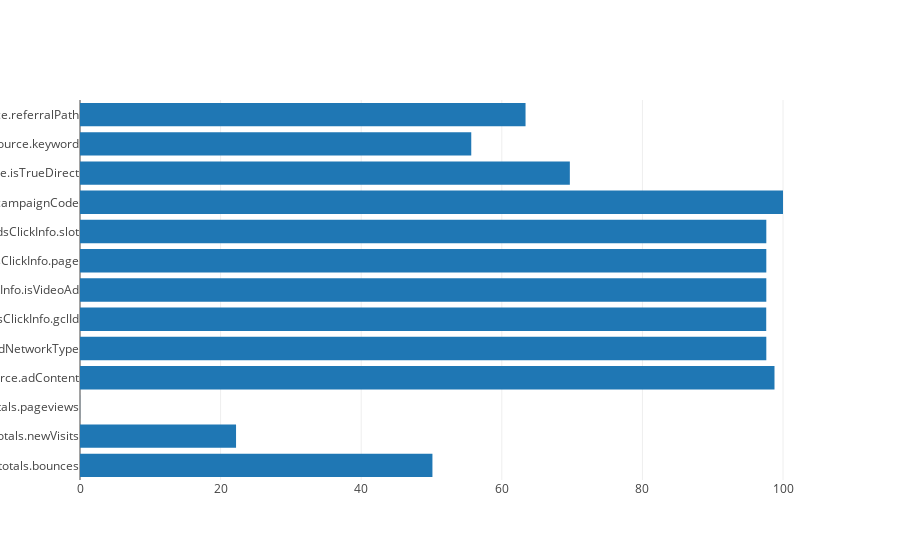

Notebook source saved alongside this figure:
### Code cell
null_values = train_df.isna().sum(axis = 0).reset_index()
null_values = null_values[null_values[0] > 50]
null_chart = [go.Bar(y = null_values['index'],x = null_values[0]*100/len(train_df), orientation = 'h')]
py.iplot(null_chart)

### Figure 1 — Plotly figure (JSON) as saved in the notebook; plotly's stock layout.template omitted (floating-point values rounded to 4 significant figures)
{"data": [{"orientation": "h", "type": "bar", "uid": "5a373994-e715-11e8-98c3-8c859051acaa", "x": [50.13, 22.2, 0.01107, 98.79, 97.63, 97.61, 97.63, 97.63, 97.63, 100.0, 69.68, 55.66, 63.38], "y": ["totals.bounces", "totals.newVisits", "totals.pageviews", "trafficSource.adContent", "trafficSource.adwordsClickInfo.adNetworkType", "trafficSource.adwordsClickInfo.gclId", "trafficSource.adwordsClickInfo.isVideoAd", "trafficSource.adwordsClickInfo.page", "trafficSource.adwordsClickInfo.slot", "trafficSource.campaignCode", "trafficSource.isTrueDirect", "trafficSource.keyword", "trafficSource.referralPath"]}], "layout": {}}
